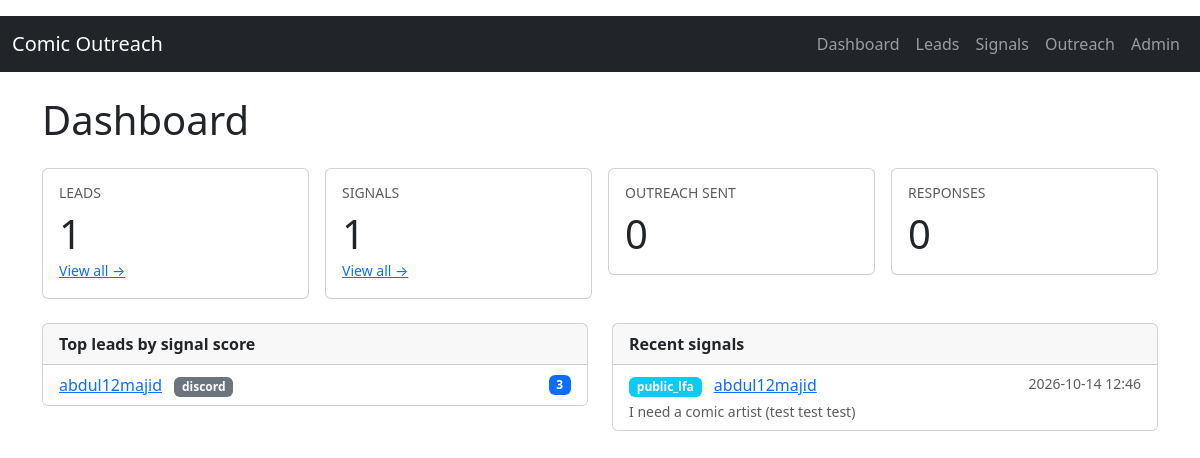
/, run on an earlier commit of the app's database.
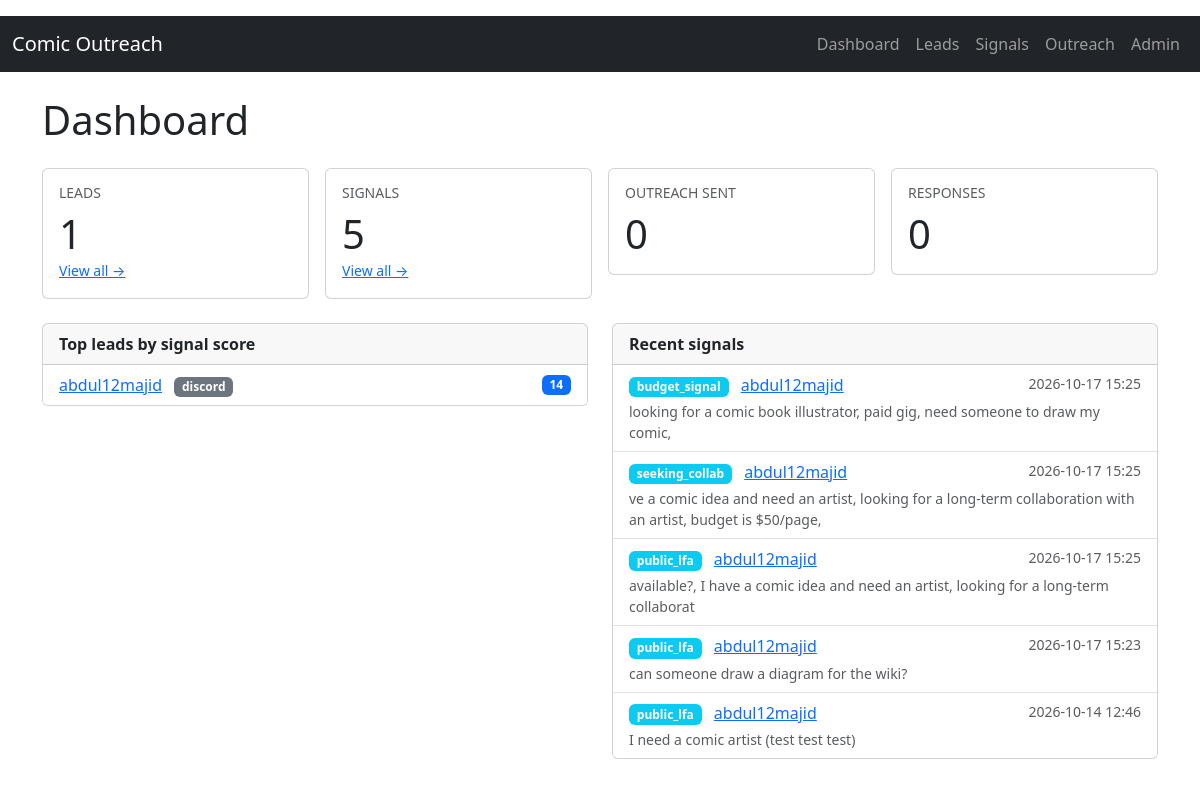
And on a later commit of the database.
### core/models.py (models this page shows, shortened)
class Lead(models.Model):
    source = models.CharField(max_length=32, choices=Source.choices, db_index=True)
    source_uid = models.CharField(max_length=255, db_index=True)
    source_url = models.URLField(blank=True)
    display_name = models.CharField(max_length=255, blank=True)
    headline = models.CharField(max_length=512, blank=True)
    bio = models.TextField(blank=True)
    notes = models.TextField(blank=True)
    status = models.CharField(
        max_length=32, choices=LeadStatus.choices, default=LeadStatus.NEW, db_index=True
    )
    signal_score = models.IntegerField(default=0, db_index=True)
    signal_count = models.IntegerField(default=0)
    raw_data = models.JSONField(default=dict, blank=True)
    first_seen_at = models.DateTimeField(default=timezone.now)
    last_seen_at = models.DateTimeField(default=timezone.now)
    created_at = models.DateTimeField(auto_now_add=True)
    updated_at = models.DateTimeField(auto_now=True)
    class Meta:
        unique_together = [("source", "source_uid")]
        indexes = [
            models.Index(fields=["source", "status"]),
            models.Index(fields=["-signal_score"]),
            models.Index(fields=["-last_seen_at"]),
        ]

class Signal(models.Model):
    lead = models.ForeignKey(Lead, on_delete=models.CASCADE, related_name="signals")
    source = models.CharField(max_length=32, choices=Source.choices, db_index=True)
    signal_type = models.CharField(max_length=32, choices=SignalType.choices, db_index=True)
    confidence = models.IntegerField(choices=SignalConfidence.choices, default=SignalConfidence.MEDIUM)
    source_url = models.URLField(blank=True)
    external_id = models.CharField(max_length=255, blank=True, db_index=True)
    summary = models.CharField(max_length=512, blank=True)
    evidence = models.TextField(blank=True)
    raw_data = models.JSONField(default=dict, blank=True)
    detected_at = models.DateTimeField(default=timezone.now, db_index=True)
    created_at = models.DateTimeField(auto_now_add=True)
    class Meta:
        indexes = [
            models.Index(fields=["signal_type", "-detected_at"]),
            models.Index(fields=["source", "-detected_at"]),
            models.Index(fields=["lead", "-detected_at"]),
        ]
        constraints = [
            models.UniqueConstraint(
                fields=["source", "external_id", "signal_type"],
                name="uniq_signal_per_source_item_type",
                condition=models.Q(external_id__gt=""),
            )
        ]

### core/views.py (the view)
# urls.py: path("", views.dashboard, name="dashboard"),
def dashboard(request):
    top_leads = (
        Lead.objects
        .annotate(num_signals=Count("signals"))
        .filter(num_signals__gt=0)
        .order_by("-signal_score", "-last_seen_at")[:10]
    )
    recent_signals = Signal.objects.select_related("lead").order_by("-detected_at")[:10]
    context = {
        "lead_count": Lead.objects.count(),
        "signal_count": Signal.objects.count(),
        "outreach_count": OutreachLog.objects.count(),
        "response_count": Response.objects.count(),
        "top_leads": top_leads,
        "recent_signals": recent_signals,
    }
    return render(request, "core/dashboard.html", context)

### templates/core/dashboard.html (shortened to what this page needs)
{% extends "base.html" %}
{% block content %}
<h1 class="mb-4">Dashboard</h1>
<div class="row g-3 mb-4">
  <div class="col-md-3">
    <div class="card"><div class="card-body">
      <h6 class="text-muted text-uppercase small">Leads</h6>
      <p class="display-6 mb-0">{{ lead_count }}</p>
      <a href="{% url 'core:lead_list' %}" class="small">View all →</a>
    </div></div>
  </div>
  <div class="col-md-3">
    <div class="card"><div class="card-body">
      <h6 class="text-muted text-uppercase small">Signals</h6>
      <p class="display-6 mb-0">{{ signal_count }}</p>
      <a href="{% url 'core:signal_list' %}" class="small">View all →</a>
    </div></div>
  </div>
  <div class="col-md-3">
    <div class="card"><div class="card-body">
      <h6 class="text-muted text-uppercase small">Outreach sent</h6>
      <p class="display-6 mb-0">{{ outreach_count }}</p>
    </div></div>
  </div>
  <div class="col-md-3">
    <div class="card"><div class="card-body">
      <h6 class="text-muted text-uppercase small">Responses</h6>
      <p class="display-6 mb-0">{{ response_count }}</p>
    </div></div>
  </div>
</div>
<div class="row g-4">
  <div class="col-lg-6">
    <div class="card">
      <div class="card-header"><strong>Top leads by signal score</strong></div>
      <ul class="list-group list-group-flush">
        {% for lead in top_leads %}
        <li class="list-group-item d-flex justify-content-between align-items-center">
          <div>
            <a href="{% url 'core:lead_detail' lead.pk %}">{{ lead.display_name|default:lead.source_uid }}</a>
            <span class="badge bg-secondary signal-badge ms-2">{{ lead.source }}</span>
          </div>
          <span class="badge bg-primary">{{ lead.signal_score }}</span>
        </li>
        {% empty %}
        <li class="list-group-item text-muted">No leads with signals yet.</li>
        {% endfor %}
      </ul>
    </div>
  </div>
  <div class="col-lg-6">
    <div class="card">
      <div class="card-header"><strong>Recent signals</strong></div>
      <ul class="list-group list-group-flush">
        {% for s in recent_signals %}
        <li class="list-group-item">
          <div class="d-flex justify-content-between">
            <span>
              <span class="badge bg-info signal-badge">{{ s.signal_type }}</span>
              <a href="{% url 'core:lead_detail' s.lead.pk %}" class="ms-2">
                {{ s.lead.display_name|default:s.lead.source_uid }}
              </a>
            </span>
            <small class="text-muted">{{ s.detected_at|date:"Y-m-d H:i" }}</small>
          </div>
          {% if s.evidence %}
          <div class="small text-muted mt-1">{{ s.evidence|truncatechars:120 }}</div>
          {% endif %}
        </li>
        {% empty %}
        <li class="list-group-item text-muted">No signals yet.</li>
        {% endfor %}
      </ul>
    </div>
  </div>
</div>
{% endblock %}

What changed in the data, as far as the page shows it:
changed Lead "abdul12majid": signal_score "3" → "14"
added Signal: signal_type "budget_signal", lead.display_name "abdul12majid", detected_at "2026-10-17 15:25", evidence "looking for a comic book illustrator, paid gig, need someone to draw my comic,"
added Signal: signal_type "seeking_collab", lead.display_name "abdul12majid", detected_at "2026-10-17 15:25", evidence "ve a comic idea and need an artist, looking for a long-term collaboration with an artist, budget is $50/page,"
added Signal: signal_type "public_lfa", lead.display_name "abdul12majid", detected_at "2026-10-17 15:25", evidence "available?, I have a comic idea and need an artist, looking for a long-term collaborat"
added Signal: signal_type "public_lfa", lead.display_name "abdul12majid", detected_at "2026-10-17 15:23", evidence "can someone draw a diagram for the wiki?"
Also different on the page:
{{ signal_count }}: "1" → "5"
